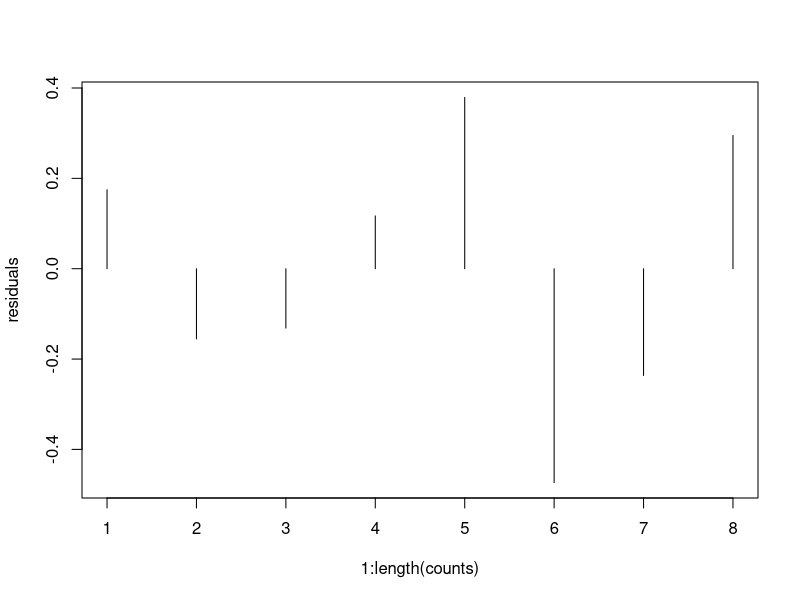

This chart was generated by the following R code:
### input the data
#counts <- c(35,59,47,112,42,77,26,76)
counts <- c(35,42,59,77,47,26,112,76)
x2 <- c(0,0,0,0,1,1,1,1)
x3 <- c(0,0,1,1,0,0,1,1)
x1 <- c(0,1,0,1,0,1,0,1)

### look at the data; bind the vectors together as columns
print(cbind(counts,x1,x2,x3))
### tell S that x1, x2 and x3 are discrete random variables
center <- as.factor(x1)
grade <- as.factor(x2)
survival <- as.factor(x3)

out <- glm(counts ~ center*grade*survival,family=poisson)
print(summary(out,correlation=F))

### choose the best sub-model; show the search procedure and final model
final <- step(out)
print(summary(final,correlation=F))
residuals <- (counts - final$fitted.values)/sqrt(final$fitted.values)

postscript("loglin.ps")
plot(1:length(counts),residuals,type="h")
dev.off()
